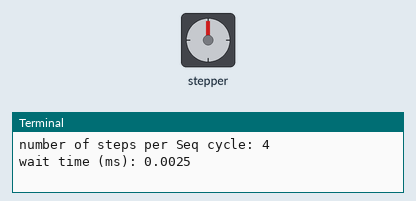
A program run on a simulated Raspberry Pi (BCM pin numbers). Shown: stepper motor, the last lines printed to the terminal. The stepper is drawn at 2048 steps a turn; the clock reads 2024-03-15 10:24:30 at power-on unless the program sets it. At 10.4 s the program stops and its outputs stay as they are.

Above: at 0.15 s.
At 2.56 s:
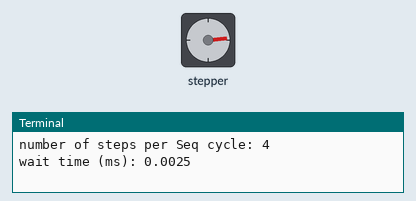
At 5.27 s:
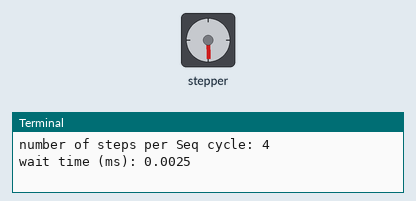
At 10.4 s:
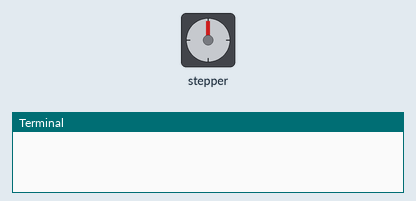
Timing chart, 0 to 11.9 s (numbered marks = the images above):
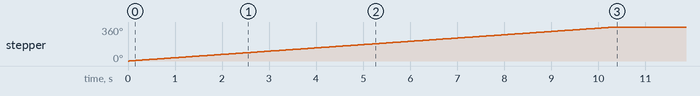

Measured:
- by itself, stepper: turns 360° clockwise in 10.3 s

The program:

half_step_stepper.py
```python
#!/usr/bin/python

# RPi PCB version of half_step_stepper_detailed.py
#  - using a 28BYJ-48 stepper motor control connected to a ULN2003 control board and the RPi_PCB
#  - and a half step drive step sequence that energises either one or two coils at one time which has
#     the effect of creating a different single step that is half the amount ie a 'half step'
#  - it simply rotates the stepper motor one full revolution with parameters that can be set to:
#    - change direction (StepDir)
#    - a wait time between steps so that the control board can keep up with the Pi's instructions (WaitTime)
# WaitTime in ms can also be changed by a command input parameter

# command: python3 ./RPi_maker_PCB5/motor_control/stepper_motors/half_step_stepper.py

# Import required libraries
import sys
import time
import RPi.GPIO as GPIO

# Use BCM GPIO references
# instead of physical pin numbers
GPIO.setmode(GPIO.BCM)

# Define GPIO signals to use
# BCM numbering: GPIO8,GPIO11,GPIO9,GPIO10 connected to IN1, IN2, IN3 and IN4 on the ULN2003 control board
StepPins = [8,11,9,10]    # set all the GPIO pins into an array

# Set all pins as output
for pin in StepPins:
  #print ("Setup pins")
  GPIO.setup(pin,GPIO.OUT)
  GPIO.output(pin, False)

# Define the phase sequence for the unipolar stepper motor i.e.
# for GPIO pins 8, 11, 9, & 10 connected to the drive coils using
# the blue & yellow (coil 1) plus pink & orange (coil 2) wires
# the red wire is the common centre tap for both drive coils
# as shown in manufacturers datasheet

# Full step sequence: sets two phases at a time producing a 0.1758 degree step angle and 2048 steps per revolution
#  and twice the torque as two coils are energised at the same time

# the Seq array is used to define the sequence of pin HIGH/LOW settings
#  as each 'energisation' of either one or two coils produces a single step the 8 rows of the Seq array below generates 8 separate steps from the 8 sequences
Seq = [[1,0,0,0],
       [1,1,0,0],
       [0,1,0,0],
       [0,1,1,0],
       [0,0,1,0],
       [0,0,1,1],
       [0,0,0,1],
       [1,0,0,1]]

StepSeqCount = int(len(Seq)/2)  # StepSeqCount is the number of steps produced when the Seq array is process once: 4 for the half step drive sequence
print ("number of steps per Seq cycle: " + str(StepSeqCount) )
# should only ever need 8 sequences for all the drive options

StepDir = 1  # Set to 1 for clockwise
             # Set to -1 for anti-clockwise

# Read wait time from command line
if len(sys.argv)>1:
    WaitTime = float(sys.argv[1])/float(1000)
else:
    WaitTime = 2.5/float(1000)     # default wait time of 2.5ms that seems to work OK
print ("wait time (ms): " + str(WaitTime) )


# Initialise variables
StepCounter = 0    # array ref for Seq i.e. a counter for which sequence is being 'set'
if StepDir == -1:
    StepCounter = 7    # if direction is anti-clock then start from the end of the Seq array and move backwards thru it

# Start main loop
stepseqcyclecount = 0  # this is the number of full 8 sequence cycles completed
tstart = time.time()   # start the clock by recording the current time

try:    # this loop is not strictly necessary but it does allow the script to be easily stopped with CTRL-C
    while True:
      # this  loop does repeated 'cycles' through the Seq array by setting/resetting the StepCounter and accumulating the stepseqcyclecount

      #print (" step counter: " + str(StepCounter))
      #print (Seq[StepCounter])

      # for each Seq 'row' determined by the StepCounter loop through the array row i.e. each pin setting
      for pin in range(0, 4):   # loop through the GPIO pins setting them to HIGH or LOW according to the Seq[[]] value
        xpin = StepPins[pin]
        if Seq[StepCounter][pin]!=0:      # if not 0 then assume 1 so set HIGH (True)
          #print (" Enable GPIO %i" %(xpin))
          GPIO.output(xpin, True)
        else:
          GPIO.output(xpin, False)        # if = 0 then set LOW (False)

      StepCounter += StepDir    #update the Seq StepCounter in either the forward or backward direction
      if StepCounter == -1:     # this means the last item was 0 and we are going backwards
        StepCounter = 7         # so this is necessary if we are going backwards

      # If we reach the end of the sequence start again
      if (StepDir == 1 and StepCounter > 7) or (StepDir == -1 and StepCounter < 0):
        StepCounter = 0
        stepseqcyclecount = stepseqcyclecount + 1   # increase the count of the number of 8 sequences ie cycles thru the Seq array
        #print (" 8 seq cycle count = " + str(stepseqcyclecount))
        if stepseqcyclecount >= 2048/StepSeqCount:  # the stepper uses 2048 individual full steps for a full rev so check if a full rev has been done
            tfinish = time.time()  # stop the clock by recording the difference between the current and the start times
            if StepDir == 1:
                print (" half step drive step sequence - forward rotation: this should be 1 full shaft revolution")
            else:
                print (" half step drive step sequence - backward rotation: this should be 1 full shaft revolution")
            print (" time taken for 1 revolution: " + str(tfinish-tstart) + " seconds")
            break

      # Wait before moving on - a wait time is needed as the control board may not be able to keep up
      time.sleep(WaitTime)


finally:  # this code is run when the try is interrupted with a CTRL-C
    print(" ")
    print("Cleaning up the GPIO pins before stopping")
    print(" ")
    print(" ")
    print(" ")
    GPIO.cleanup()

# The cleanup command sets all the pins back to inputs which protects the
# Pi from accidental shorts-circuits if something metal touches the GPIO pin
```
